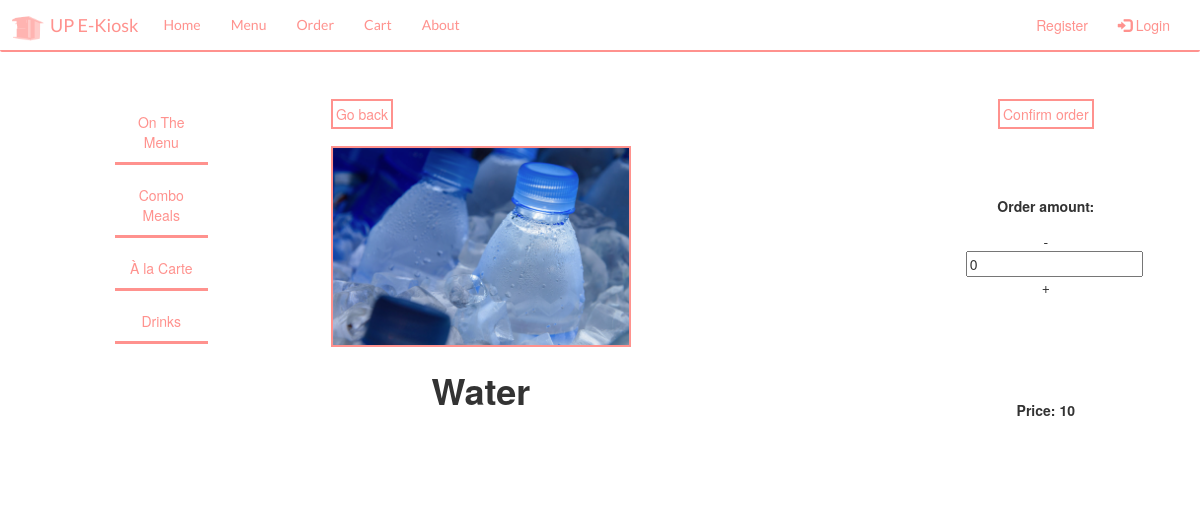
Screenshot of /menu/drinks/1/Water/ with the database file from the repository.
### tables this page shows
CREATE TABLE "drinks" (
	"drinks_id"	INTEGER NOT NULL,
	"amount"	INTEGER NOT NULL,
	"price"	INTEGER NOT NULL,
	"drinks_type"	TEXT NOT NULL,
	"url"	TEXT,
	PRIMARY KEY("drinks_id")
);

### app.py (the view)
@app.route('/menu/drinks/<int:drinks_id>/<drinks_type>/')
def drinks(drinks_id,drinks_type):
    drinksid = read_drinks_by_id(drinks_id)
    meals = select_dict_meals()
    loginuser = select_dict_user()
    for users in loginuser:
        if 'user' not in session:
            if 'guest' in users['username']:
                username = users['username']
                user_id = users['user_id']
        elif 'user' in session:
            if users['username'] == session['user']:
                users['username']
                username = users['username']
                user_id = users['user_id']
    return render_template('drinks.html',drinks_id=drinks_id,drinks_type=drinks_type, drinksid=drinksid,
                           meals=meals,loginuser=loginuser,username=username,user_id=user_id)

### data.py (called while the page is built)
def connect_db(path):
    conn = sqlite3.connect(path)
    conn.row_factory = sqlite3.Row
    return (conn, conn.cursor())

def select_dict_user():
    conn, cur = connect_db(db_path)
    query = 'SELECT * FROM user'
    results = cur.execute(query,).fetchall()
    return results

def select_dict_meals():
    conn, cur = connect_db(db_path)
    query = 'SELECT * FROM meals'
    results = cur.execute(query,).fetchall()
    return results

def read_drinks_by_id(drinks_id):
    conn, cur = connect_db(db_path)
    query = 'SELECT * FROM drinks WHERE drinks_id=?'
    results = cur.execute(query, (drinks_id,)).fetchone()
    conn.close()
    return results

### templates/drinks.html (shortened to what this page needs)
{% extends 'base.html' %}
{% block content %}
{% include 'menusidebar.html' %}
<div class="grid-container">
  <div class="grid-item">
    <form action="/menu/drinks">
    <input class="custom-btn btn-11" type="submit" value="Go back" name="action" style="margin-right:80%;">
    </form>
  </div>
  <div class="grid-item"></div>
  <div class="grid-item"></div>
  <div class="grid-item">
    <form action="{{ url_for('mealprocessing') }}" method="post">
    <input class="custom-btn btn-11" type="submit" value="Confirm order" name="action">
  </div>
  <div class="grid-item">
  </div>
  <div class="grid-item"></div>
  <div class="grid-item"></div>
  <div class="grid-item">
  </div>
  <div class="grid-item">
      <img src="{{ url_for('static', filename=drinksid.url) }}" style="width:100%;border: 2px solid #ff928e;">
  </div>
  <div class="grid-item"></div>
  <div class="grid-item">
  </div>
  <div class="grid-item">
      <p style="margin-top:50px;">
        <label type=""> Order amount: </label>
            <div class="number">
                <span class="minus">-</span>
                    <input type="number" min="1" value="{{ drinksid.amount }}" name="amount" required>
                <span class="plus">+</span>
            </div>
      </p>
  </div>
  <div class="grid-item">
    <h1> <label for="drinks_type"> {{ drinksid.drinks_type|title }} </label> </h1>
  </div>
  <div class="grid-item">
  </div>
  <div class="grid-item">
  </div>
  <div class="grid-item">
            <p style="margin-top:50px;">
    <label for="drinks_price"> Price:  {{ drinksid.price }} </label>
            </p>
  </div>
</div>
{% endblock %}

### templates/drinks.html (style rules this page uses)
.btn-11 { overflow: hidden; transition: all 0.3s ease; border: solid; border-width:2px; border-color: #ff928e; color: #ff928e; padding: 3px 3px 3px 3px; background: none; }
.grid-container { margin-top: 2%; display: grid; height: 100%; padding: 2%; grid-template-columns: 300px 10px 300px 160px; grid-template-rows: 30px 10px 200px 120px; grid-gap: 1%; background-color:; }
.grid-item { background-color: white; text-align: center; }

### rows the page displays
drinks: url (picture), amount "0", drinks_type "Water", price "10"
